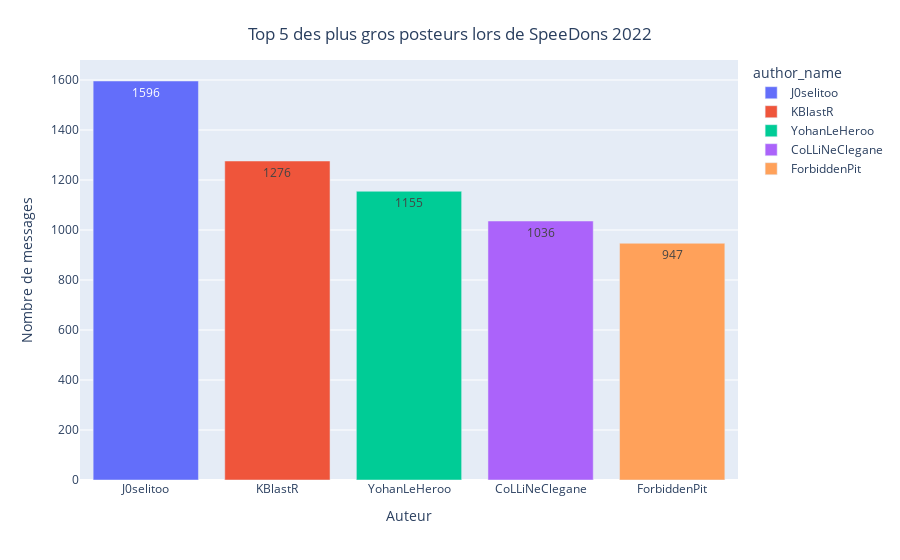

Notebook cell for this chart:
### Code cell
fig_2 = px.bar(data_frame=n_best_viewers, y="message", color=n_best_viewers.index, text=[f'{i}' for i in n_best_viewers['message']])
fig_2.update_layout(title={
        'text': f"Top {N} des plus gros posteurs lors de SpeeDons 2022",
        'y':0.95,
        'x':0.5,
        'xanchor': 'center',
        'yanchor': 'top'})
fig_2.update_xaxes(title="Auteur")
fig_2.update_yaxes(title="Nombre de messages")

### Figure 1 — Plotly figure (JSON) as saved in the notebook; plotly's stock layout.template omitted (floating-point values rounded to 4 significant figures)
{"data": [{"alignmentgroup": "True", "hovertemplate": "author_name=%{x}<br>message=%{y}<br>text=%{text}<extra></extra>", "legendgroup": "J0selitoo", "marker": {"color": "#636efa", "pattern": {"shape": ""}}, "name": "J0selitoo", "offsetgroup": "J0selitoo", "orientation": "v", "showlegend": true, "text": ["1596"], "textposition": "auto", "type": "bar", "x": ["J0selitoo"], "xaxis": "x", "y": [1596], "yaxis": "y"}, {"alignmentgroup": "True", "hovertemplate": "author_name=%{x}<br>message=%{y}<br>text=%{text}<extra></extra>", "legendgroup": "KBlastR", "marker": {"color": "#EF553B", "pattern": {"shape": ""}}, "name": "KBlastR", "offsetgroup": "KBlastR", "orientation": "v", "showlegend": true, "text": ["1276"], "textposition": "auto", "type": "bar", "x": ["KBlastR"], "xaxis": "x", "y": [1276], "yaxis": "y"}, {"alignmentgroup": "True", "hovertemplate": "author_name=%{x}<br>message=%{y}<br>text=%{text}<extra></extra>", "legendgroup": "YohanLeHeroo", "marker": {"color": "#00cc96", "pattern": {"shape": ""}}, "name": "YohanLeHeroo", "offsetgroup": "YohanLeHeroo", "orientation": "v", "showlegend": true, "text": ["1155"], "textposition": "auto", "type": "bar", "x": ["YohanLeHeroo"], "xaxis": "x", "y": [1155], "yaxis": "y"}, {"alignmentgroup": "True", "hovertemplate": "author_name=%{x}<br>message=%{y}<br>text=%{text}<extra></extra>", "legendgroup": "CoLLiNeClegane", "marker": {"color": "#ab63fa", "pattern": {"shape": ""}}, "name": "CoLLiNeClegane", "offsetgroup": "CoLLiNeClegane", "orientation": "v", "showlegend": true, "text": ["1036"], "textposition": "auto", "type": "bar", "x": ["CoLLiNeClegane"], "xaxis": "x", "y": [1036], "yaxis": "y"}, {"alignmentgroup": "True", "hovertemplate": "author_name=%{x}<br>message=%{y}<br>text=%{text}<extra></extra>", "legendgroup": "ForbiddenPit", "marker": {"color": "#FFA15A", "pattern": {"shape": ""}}, "name": "ForbiddenPit", "offsetgroup": "ForbiddenPit", "orientation": "v", "showlegend": true, "text": ["947"], "textposition": "auto", "type": "bar", "x": ["ForbiddenPit"], "xaxis": "x", "y": [947], "yaxis": "y"}], "layout": {"barmode": "relative", "legend": {"title": {"text": "author_name"}, "tracegroupgap": 0}, "margin": {"t": 60}, "title": {"text": "Top 5 des plus gros posteurs lors de SpeeDons 2022", "x": 0.5, "xanchor": "center", "y": 0.95, "yanchor": "top"}, "xaxis": {"anchor": "y", "categoryarray": ["J0selitoo", "KBlastR", "YohanLeHeroo", "CoLLiNeClegane", "ForbiddenPit"], "categoryorder": "array", "domain": [0, 1], "title": {"text": "Auteur"}}, "yaxis": {"anchor": "x", "domain": [0, 1], "title": {"text": "Nombre de messages"}}}}
